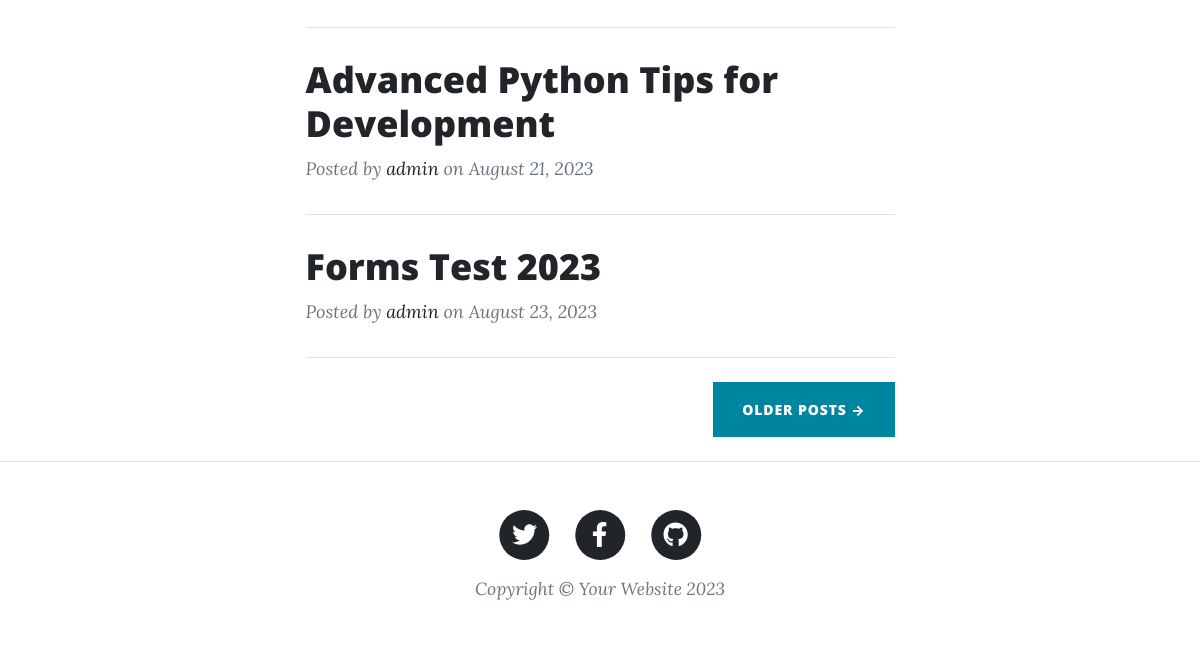
The page /blog/ (lower part) on the database as committed earlier.
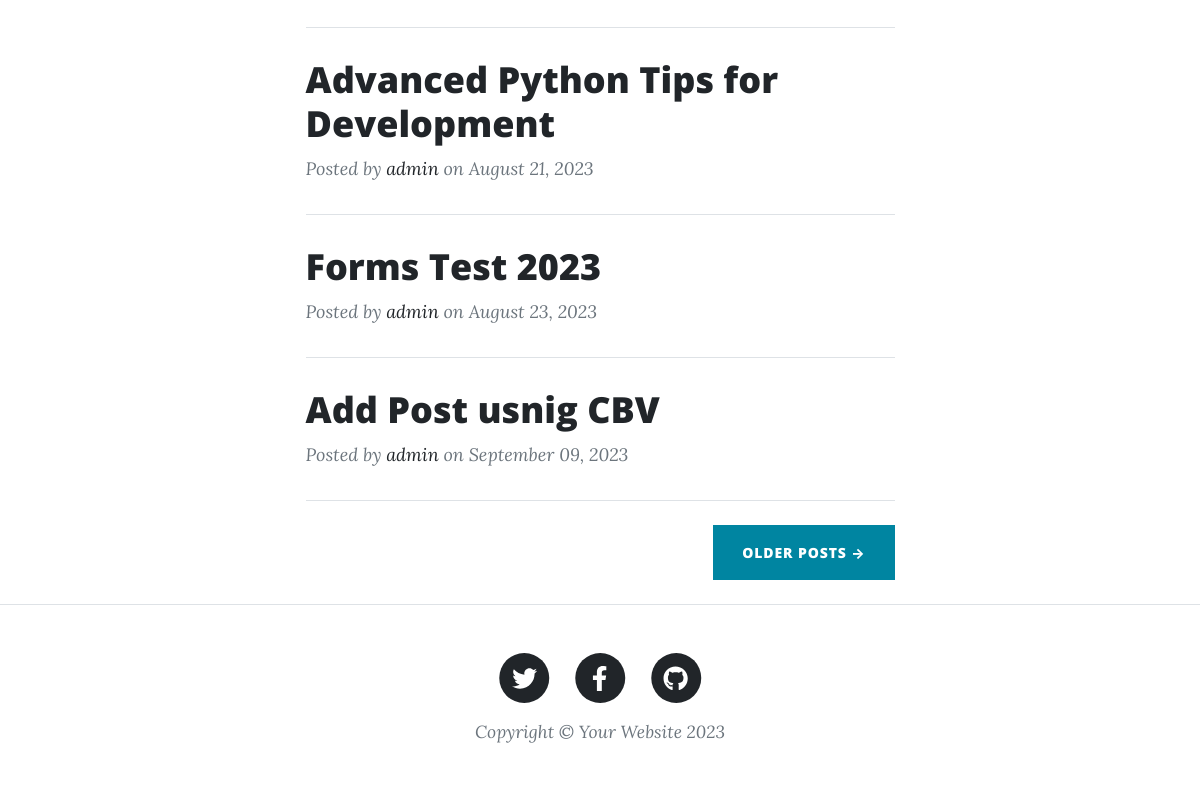
The same page on the database as committed later.
### posts/models.py (models this page shows, shortened)
class post(models.Model):
    author = models.ForeignKey(User,related_name='post_author',on_delete=models.SET_NULL,null=True)
    title = models.CharField(max_length=120)
    content = models.TextField(max_length=10000)
    publish_date = models.DateTimeField(default= timezone.now)
    tags = TaggableManager()
    image = models.ImageField(upload_to='posts', null=True)
    slug = models.SlugField(null=True, blank= True)

### posts/views2.py (the view)
# urls.py: path('blog/', PostList.as_view()),
class PostList(generic.ListView):
    model = post

### posts/templates/posts/post_list.html (shortened to what this page needs)
{% extends "base.html" %}
{% load static %}
{% block body %}
        <div class="container px-4 px-lg-5">
            <div class="row gx-4 gx-lg-5 justify-content-center">
                <div class="col-md-10 col-lg-8 col-xl-7">
                    {% for post in post_list %}
                        <div class="post-preview">
                            <a href="/blog/{{post.slug}}">
                                <h2 class="post-title">{{post.title}}</h2>
                            </a>
                            <p class="post-meta">
                                Posted by
                                <a href="#!">{{post.author}}</a>
                                on
                                {{post.publish_date|date:"F d, o"}}
                            </p>
                        </div>
                        <hr class="my-4" />
                    {% endfor %}
                    <div class="d-flex justify-content-end mb-4"><a class="btn btn-primary text-uppercase" href="#!">Older Posts →</a></div>
                </div>
            </div>
        </div>
{% endblock body %}

Rows that differ between the two databases and show on the page:
added post: title "Add Post usnig CBV", author "admin", publish_date "September 09, 2023"
